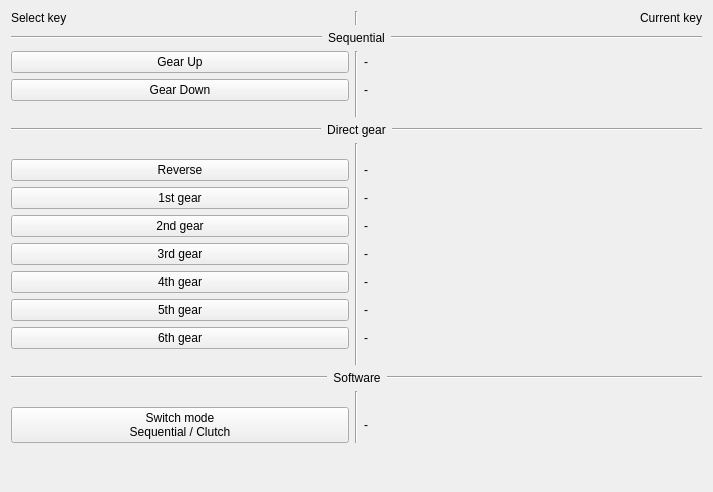
           <widget class="QWidget" name="scrollAreaWidgetContents2">
            <property name="geometry">
             <rect>
              <x>0</x>
              <y>0</y>
              <width>713</width>
              <height>492</height>
             </rect>
            </property>
            <property name="minimumSize">
             <size>
              <width>0</width>
              <height>0</height>
             </size>
            </property>
            <property name="styleSheet">
             <string notr="true">QWidget#scrollAreaWidgetContents2{
	background-color: rgb(255, 255, 255);
}</string>
            </property>
            <layout class="QGridLayout" name="gridLayout_3">
             <item row="2" column="2">
              <widget class="QLabel" name="lbl_btn_GUp">
               <property name="text">
                <string>-</string>
               </property>
              </widget>
             </item>
             <item row="11" column="0">
              <widget class="QPushButton" name="pb_selectButton_gear4">
               <property name="text">
                <string>4th gear</string>
               </property>
              </widget>
             </item>
             <item row="4" column="0">
              <spacer name="verticalSpacer_10">
               <property name="orientation">
                <enum>Qt::Vertical</enum>
               </property>
               <property name="sizeType">
                <enum>QSizePolicy::Minimum</enum>
               </property>
               <property name="sizeHint" stdset="0">
                <size>
                 <width>20</width>
                 <height>10</height>
                </size>
               </property>
              </spacer>
             </item>
             <item row="0" column="2">
              <widget class="QLabel" name="lbl_disp_currKey_2">
               <property name="sizePolicy">
                <sizepolicy hsizetype="Preferred" vsizetype="Maximum">
                 <horstretch>0</horstretch>
                 <verstretch>0</verstretch>
                </sizepolicy>
               </property>
               <property name="text">
                <string>Current key</string>
               </property>
               <property name="alignment">
                <set>Qt::AlignRight|Qt::AlignTrailing|Qt::AlignVCenter</set>
               </property>
              </widget>
             </item>
             <item row="17" column="2">
              <widget class="QLabel" name="lbl_btn_switchMode">
               <property name="text">
                <string>-</string>
               </property>
              </widget>
             </item>
             <item row="17" column="0">
              <widget class="QPushButton" name="pb_selectButton_switchMode">
               <property name="text">
                <string>Switch mode
Sequential / Clutch</string>
               </property>
              </widget>
             </item>
             <item row="12" column="0">
              <widget class="QPushButton" name="pb_selectButton_gear5">
               <property name="text">
                <string>5th gear</string>
               </property>
              </widget>
             </item>
             <item row="2" column="0">
              <widget class="QPushButton" name="pb_selectButton_GUp">
               <property name="text">
                <string>Gear Up</string>
               </property>
              </widget>
             </item>
             <item row="2" column="1" rowspan="3">
              <widget class="Line" name="line_3">
               <property name="orientation">
                <enum>Qt::Vertical</enum>
               </property>
              </widget>
             </item>
             <item row="7" column="0">
              <widget class="QPushButton" name="pb_selectButton_gearR">
               <property name="text">
                <string>Reverse</string>
               </property>
              </widget>
             </item>
             <item row="6" column="0">
              <spacer name="verticalSpacer_9">
               <property name="orientation">
                <enum>Qt::Vertical</enum>
               </property>
               <property name="sizeType">
                <enum>QSizePolicy::Minimum</enum>
               </property>
               <property name="sizeHint" stdset="0">
                <size>
                 <width>20</width>
                 <height>10</height>
                </size>
               </property>
              </spacer>
             </item>
             <item row="3" column="0">
              <widget class="QPushButton" name="pb_selectButton_GDown">
               <property name="text">
                <string>Gear Down</string>
               </property>
              </widget>
             </item>
             <item row="16" column="0">
              <spacer name="verticalSpacer_8">
               <property name="orientation">
                <enum>Qt::Vertical</enum>
               </property>
               <property name="sizeType">
                <enum>QSizePolicy::Minimum</enum>
               </property>
               <property name="sizeHint" stdset="0">
                <size>
                 <width>20</width>
                 <height>10</height>
                </size>
               </property>
              </spacer>
             </item>
             <item row="5" column="0" colspan="3">
              <layout class="QHBoxLayout" name="hlay_directGearSep">
               <item>
                <widget class="Line" name="line_16">
                 <property name="orientation">
                  <enum>Qt::Horizontal</enum>
                 </property>
                </widget>
               </item>
               <item>
                <widget class="QLabel" name="lbl_disp_directGearSep">
                 <property name="sizePolicy">
                  <sizepolicy hsizetype="Maximum" vsizetype="Preferred">
                   <horstretch>0</horstretch>
                   <verstretch>0</verstretch>
                  </sizepolicy>
                 </property>
                 <property name="text">
                  <string>Direct gear</string>
                 </property>
                 <property name="alignment">
                  <set>Qt::AlignCenter</set>
                 </property>
                </widget>
               </item>
               <item>
                <widget class="Line" name="line_15">
                 <property name="orientation">
                  <enum>Qt::Horizontal</enum>
                 </property>
                </widget>
               </item>
              </layout>
             </item>
             <item row="8" column="0">
              <widget class="QPushButton" name="pb_selectButton_gear1">
               <property name="text">
                <string>1st gear</string>
               </property>
              </widget>
             </item>
             <item row="8" column="2">
              <widget class="QLabel" name="lbl_btn_gear1">
               <property name="text">
                <string>-</string>
               </property>
              </widget>
             </item>
             <item row="14" column="0">
              <spacer name="verticalSpacer_7">
               <property name="orientation">
                <enum>Qt::Vertical</enum>
               </property>
               <property name="sizeType">
                <enum>QSizePolicy::Minimum</enum>
               </property>
               <property name="sizeHint" stdset="0">
                <size>
                 <width>20</width>
                 <height>10</height>
                </size>
               </property>
              </spacer>
             </item>
             <item row="3" column="2">
              <widget class="QLabel" name="lbl_btn_GDown">
               <property name="text">
                <string>-</string>
               </property>
              </widget>
             </item>
             <item row="10" column="0">
              <widget class="QPushButton" name="pb_selectButton_gear3">
               <property name="text">
                <string>3rd gear</string>
               </property>
              </widget>
             </item>
             <item row="18" column="0" colspan="3">
              <spacer name="verticalSpacer_2">
               <property name="orientation">
                <enum>Qt::Vertical</enum>
               </property>
               <property name="sizeType">
                <enum>QSizePolicy::Expanding</enum>
               </property>
               <property name="sizeHint" stdset="0">
                <size>
                 <width>20</width>
                 <height>297</height>
                </size>
               </property>
              </spacer>
             </item>
             <item row="9" column="0">
              <widget class="QPushButton" name="pb_selectButton_gear2">
               <property name="text">
                <string>2nd gear</string>
               </property>
              </widget>
             </item>
             <item row="6" column="1" rowspan="9">
              <widget class="Line" name="line_9">
               <property name="orientation">
                <enum>Qt::Vertical</enum>
               </property>
              </widget>
             </item>
             <item row="1" column="0" colspan="3">
              <layout class="QHBoxLayout" name="hlay_seqSep">
               <item>
                <widget class="Line" name="line_17">
                 <property name="orientation">
                  <enum>Qt::Horizontal</enum>
                 </property>
                </widget>
               </item>
               <item>
                <widget class="QLabel" name="lbl_disp_seqSep">
                 <property name="sizePolicy">
                  <sizepolicy hsizetype="Maximum" vsizetype="Preferred">
                   <horstretch>0</horstretch>
                   <verstretch>0</verstretch>
                  </sizepolicy>
                 </property>
                 <property name="text">
                  <string>Sequential</string>
                 </property>
                 <property name="alignment">
                  <set>Qt::AlignCenter</set>
                 </property>
                </widget>
               </item>
               <item>
                <widget class="Line" name="line_7">
                 <property name="orientation">
                  <enum>Qt::Horizontal</enum>
                 </property>
                </widget>
               </item>
              </layout>
             </item>
             <item row="16" column="1" rowspan="2">
              <widget class="Line" name="line_8">
               <property name="orientation">
                <enum>Qt::Vertical</enum>
               </property>
              </widget>
             </item>
             <item row="15" column="0" colspan="3">
              <layout class="QHBoxLayout" name="hlay_joySoftSettSep">
               <item>
                <widget class="Line" name="line_20">
                 <property name="orientation">
                  <enum>Qt::Horizontal</enum>
                 </property>
                </widget>
               </item>
               <item>
                <widget class="QLabel" name="lbl_disp_joySoftSettSep">
                 <property name="sizePolicy">
                  <sizepolicy hsizetype="Maximum" vsizetype="Preferred">
                   <horstretch>0</horstretch>
                   <verstretch>0</verstretch>
                  </sizepolicy>
                 </property>
                 <property name="text">
                  <string>Software</string>
                 </property>
                 <property name="alignment">
                  <set>Qt::AlignCenter</set>
                 </property>
                </widget>
               </item>
               <item>
                <widget class="Line" name="line_19">
                 <property name="orientation">
                  <enum>Qt::Horizontal</enum>
                 </property>
                </widget>
               </item>
              </layout>
             </item>
             <item row="0" column="0">
              <widget class="QLabel" name="lbl_disp_selectButton">
               <property name="sizePolicy">
                <sizepolicy hsizetype="Preferred" vsizetype="Maximum">
                 <horstretch>0</horstretch>
                 <verstretch>0</verstretch>
                </sizepolicy>
               </property>
               <property name="text">
                <string>Select key</string>
               </property>
              </widget>
             </item>
             <item row="0" column="1">
              <widget class="Line" name="line_18">
               <property name="orientation">
                <enum>Qt::Vertical</enum>
               </property>
              </widget>
             </item>
             <item row="13" column="0">
              <widget class="QPushButton" name="pb_selectButton_gear6">
               <property name="text">
                <string>6th gear</string>
               </property>
              </widget>
             </item>
             <item row="7" column="2">
              <widget class="QLabel" name="lbl_btn_gearR">
               <property name="text">
                <string>-</string>
               </property>
              </widget>
             </item>
             <item row="9" column="2">
              <widget class="QLabel" name="lbl_btn_gear2">
               <property name="text">
                <string>-</string>
               </property>
              </widget>
             </item>
             <item row="10" column="2">
              <widget class="QLabel" name="lbl_btn_gear3">
               <property name="text">
                <string>-</string>
               </property>
              </widget>
             </item>
             <item row="11" column="2">
              <widget class="QLabel" name="lbl_btn_gear4">
               <property name="text">
                <string>-</string>
               </property>
              </widget>
             </item>
             <item row="12" column="2">
              <widget class="QLabel" name="lbl_btn_gear5">
               <property name="text">
                <string>-</string>
               </property>
              </widget>
             </item>
             <item row="13" column="2">
              <widget class="QLabel" name="lbl_btn_gear6">
               <property name="text">
                <string>-</string>
               </property>
              </widget>
             </item>
            </layout>
           </widget>
